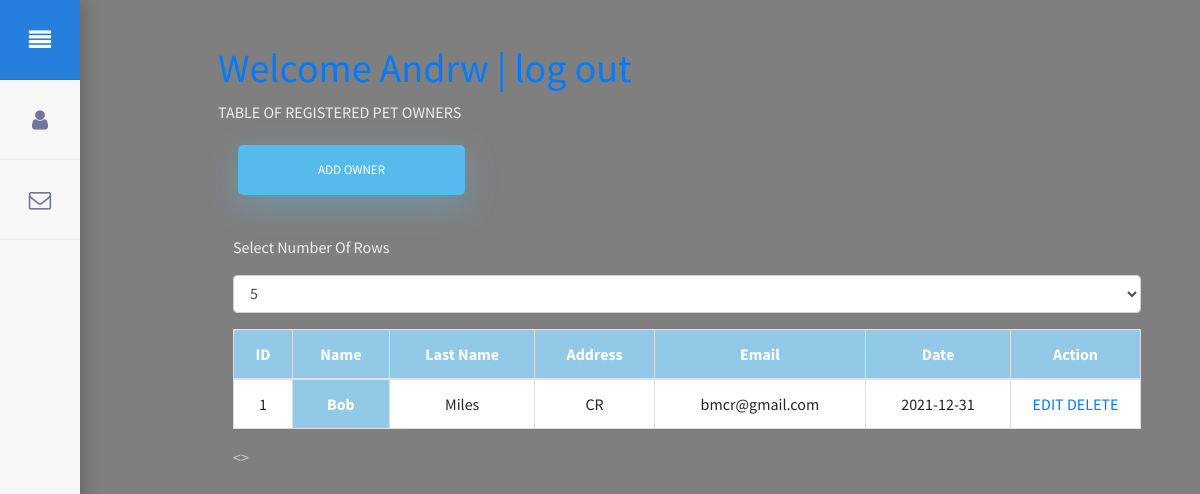
/index_owner (signed in), run on the app's committed database.
### tables this page shows
CREATE TABLE Owner (id INTEGER, name TEXT NOT NULL, lastname TEXT NOT NULL, address TEXT NOT NULL, email TEXT NOT NULL, start_date TEXT NOT NULL, PRIMARY KEY(id));

### application.py (the view)
@app.route("/index_owner",methods=["GET","POST"])
def index_owner():
    cursor.execute('SELECT * FROM Owner')
    data = cursor.fetchall()
    return render_template("index_owner.html", owner = data)

### templates/index_owner.html (shortened to what this page needs)
{% extends "layout.html" %}
{% block body %}
{% if session.username %}
<div class="bodyx">
	<h1 class="menu-item"><a href="/logout">Welcome {{ session.username }}  |  log out</a></h1>
<p>TABLE OF REGISTERED PET OWNERS</p>
<a href="/add_owner"><input type="submit" class="fadeIn fourth" value="Add Owner"></a>
<div class="container">
	<p>Select Number Of Rows</h2>
		<div class="form-group">
			<select class  ="form-control" name="state" id="maxRows">
				<option value="5">5</option>
			</select>
		</div>
	<table class="table" id= "table-id">
		<thead>
          	<tr>
            	<th scope="col">Name</th>
            	<th scope="col">Last Name</th>
            	<th scope="col">Address</th>
            	<th scope="col">Email</th>
            	<th scope="col">Date</th>
            	<th scope="col">Action</th>
          	</tr>
    	</thead>
    	<tbody>
		{% for data in owner %}
		<tr>
        	<th scope="row">{{data.1}}</th>
        	<td>{{data.2}}</td>
        	<td>{{data.3}}</td>
        	<td>{{data.4}}</td>
        	<td>{{data.5}}</td>
        	<td width="130">
            	<a href="/edit_owner/{{data.0}}">EDIT</a>
				<a href="/delete_owner/{{data.0}}">DELETE</a>
        	</td>
    	</tr>
    	{% endfor %}
    	</tbody>
	</table>
	<div class='pagination-container' >
			<nav>
				<ul class="pagination">
        			<li data-page="prev" >
			    		<span> < <span class="sr-only">(current)</span></span>
					</li>
        			<li data-page="next" id="prev">
						<span> > <span class="sr-only">(current)</span></span>
					</li>
				</ul>
			</nav>
	</div>
</div>
</div>
{% else %}
	You are not logged in. <a href="/login">Log in</a>.
{% endif %}
{% endblock %}

### static/css/style.css (style rules this page uses)
html { background: transparent; }
body { font-family: "Poppins", sans-serif; height: 95vh; --opacidad-negro: 0.5; background-image: linear-gradient(rgba(0, 0, 0, var(--opacidad-negro)), rgba(0, 0, 0, var(--opacidad-negro))), url("https://escribirte.com.ar/wp-content/uploads/2020/05/veterinario.jpg"); }
p { color:#EEEEEE; }
a { color: #92badd; display:inline-block; text-decoration: none; font-weight: 400; }
span { color:#cccccc; }
input[type=button], input[type=submit], input[type=reset] { background-color: #56baed; border: none; color: white; padding: 15px 80px; text-align: center; text-decoration: none; display: inline-block; text-transform: uppercase; font-size: 13px; -webkit-box-shadow: 0 10px 30px 0 rgba(95,186,233,0.4); box-shadow: 0 10px 30px 0 rgba(95,186,233,0.4); -webkit-border-radius: 5px 5px 5px 5px; border-radius: 5px 5px 5px 5px; margin: 5px 20px 40px 20px; -webkit-transition: all 0.3s ease-in-out; -moz-transition: all 0.3s ease-in-out; -ms-transition: all 0.3s ease-in-out; -o-transition: all 0.3s ease-in-out; transition: all 0.3s ease-in-out; }
.fadeIn { opacity:0; -webkit-animation:fadeIn ease-in 1; -moz-animation:fadeIn ease-in 1; animation:fadeIn ease-in 1; -webkit-animation-fill-mode:forwards; -moz-animation-fill-mode:forwards; animation-fill-mode:forwards; -webkit-animation-duration:1s; -moz-animation-duration:1s; animation-duration:1s; }
.fadeIn.fourth { -webkit-animation-delay: 1s; -moz-animation-delay: 1s; animation-delay: 1s; }
* { box-sizing: border-box; }

### static/css/table.css (style rules this page uses)
*, *:before, *:after { box-sizing: border-box; }
.bodyx { padding: 24px; font-family: "Source Sans Pro", sans-serif; margin: 0; margin-left:15%; }
body { margin: 0; padding: 20px; font-family: sans-serif; }
* { box-sizing: border-box; }
.table { width: 100%; border-collapse: collapse; }
.table td, .table th { padding: 12px 15px; border: 1px solid #ddd; text-align: center; font-size: 16px; background-color: white; }
.table th { background-color: #92c9e6; color: #ffffff; }
table tbody tr { display: none; }

### data on the page
Owner: name "Bob", lastname "Miles", address "CR", email "bmcr@gmail.com", start_date "2021-12-31"

### other printed values
{{ session.username }} "Andrw"
